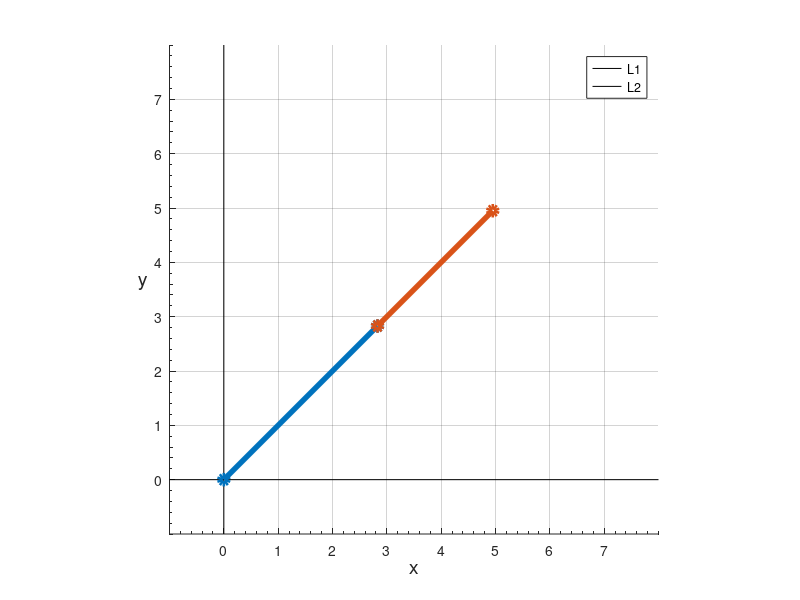

MATLAB code for this plot:
xmin = 0;
xmax = 7;
ymin = 0;
ymax = 7;
ticks_frequency = 1;

figure;
hold on;

axis([xmin-1 xmax+1 ymin-1 ymax+1]);
axis equal;

plot([xmin-1 xmax+1], [0 0], 'k');
plot([0 0], [ymin-1 ymax+1], 'k');

xlabel('x', 'FontSize', 14);
ylabel('y', 'FontSize', 14, 'Rotation', 0, 'HorizontalAlignment', 'right');

set(gca, 'XTick', xmin:ticks_frequency:xmax);
set(gca, 'YTick', ymin:ticks_frequency:ymax);
set(gca, 'XMinorTick', 'on');
set(gca, 'YMinorTick', 'on');
grid on;
set(gca, 'GridAlpha', 0.2, 'MinorGridAlpha', 0.2);

L1_length = 4; 
L2_length = 3; 

x_base = 0;
y_base = 0;

% hedeflenen açı degeri
theta_1 = 45; 
theta_2 = 45; 

x_l1 = x_base + L1_length * cosd(theta_1);
y_l1 = y_base + L1_length * sind(theta_1);
x_l2 = x_l1 + L2_length * cosd(theta_2); 
y_l2 = y_l1 + L2_length * sind(theta_2); 


disp('Forward Kinematics Results:');
disp(['x_l1: ', num2str(x_l1)]);
disp(['y_l1: ', num2str(y_l1)]);
disp(['x_l2: ', num2str(x_l2)]);
disp(['y_l2: ', num2str(y_l2)]);

% Plot the links
hL1 = plot([x_base, x_l1], [y_base, y_l1], 'o-', 'LineWidth', 4);
hL2 = plot([x_l1, x_l2], [y_l1, y_l2], 'o-', 'LineWidth', 4);

legend('L1', 'L2');

hold off;
